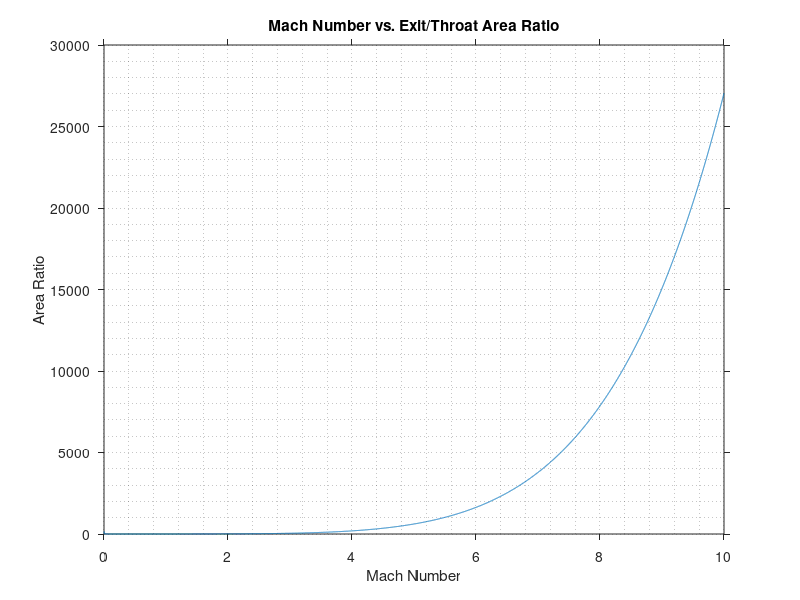
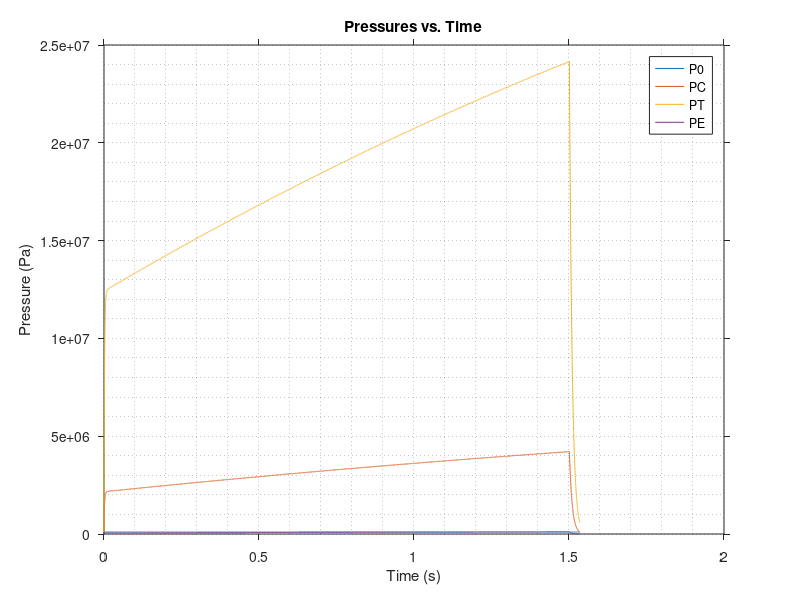
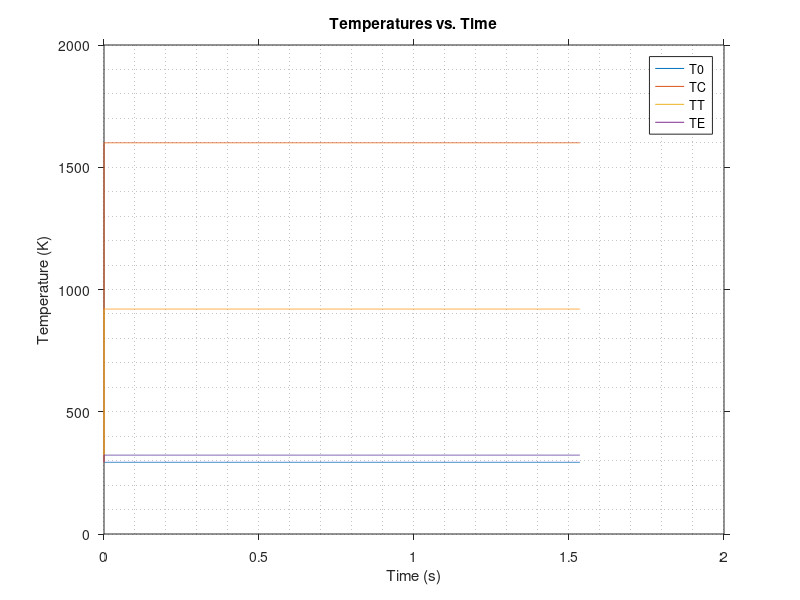
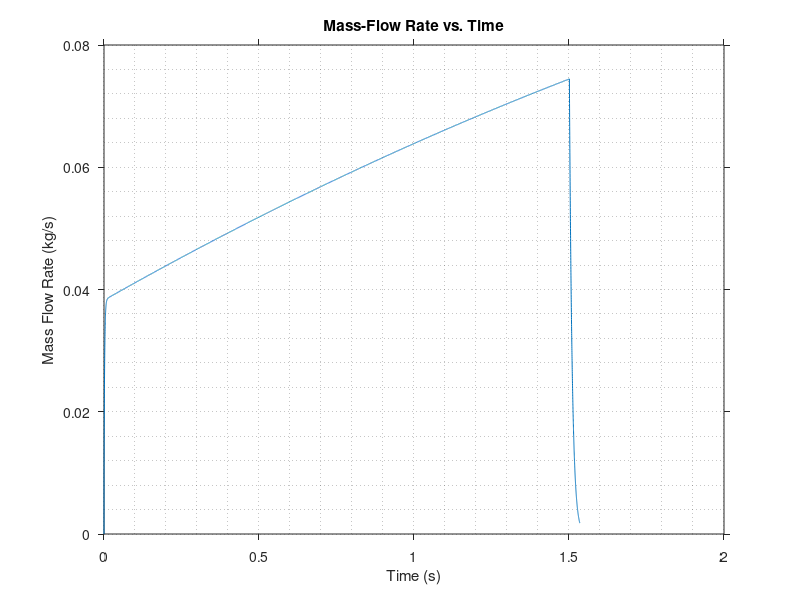

These charts were generated, in order, by the following MATLAB code:
% Written by Nadeem Gabbani - 24/06/2017
clear all; close all; clc;

% Set constants and conditions
G0 = 9.807; %Gravitation acceleration MSL, (m/s^2).
T0 = 293; %Initial Temperature, (K).
P0 = 101325;% Initial Pressure, (Pa).

% Fuel properties
G_F = 1.24; % Fuel specific heat ratio (https://www.nakka-rocketry.net/techs2.html).
M_N = 0.0382; % Fuel molecular weight, (kg/mol).
T_F = 1600; % Fuel steady-state combustion temperature, (K).
R_U = 8.315; % Universal gas constant, (J/mol.K).
R_F = R_U/M_N; % Fuel gas constant, (J/kg.K).
Rho_F = 1800; % Fuel density, (kg/m^3).
a = 7.77; % Fuel burn rate coefficient.
n = -0.013; % Fuel pressure exponent.

% Motor properties
Ro = 0.0342/2; % Fuel core outer radius, (m).
Ri = 0.015/2; % Fuel core inner radius, (m).
L = 0.0705; % Fuel core length, (m).
A = 2*pi*Ri*L; % Fuel burn area, (m^2).
V = (pi*(Ro^2)*L)-(pi*(Ri^2)*L); % Fuel core volume
M_F = Rho_F*V; % Fuel mass, (kg).
Rt = 0.0045/2; % Throat radius, (m).
At = pi*(Rt^2); % Throat area, (m^2).
Re = 0.005/2; % Exit radius, (m).
Ae = pi*(Re^2); % Exit area, (m^2).
ARact = Ae/At; % Exit area to throat area ratio.

% Set initial conditions for arrays
P(1) = P0; % Chamber pressure to atmospheric, (Pa).
Pt(1) = P0; % Exit pressure to atmospheric, (Pa).
Pe(1) = P0; % Exit pressure to atmospheric, (Pa).
T(1) = T0; % Chamber temperature to atmospheric, (K).
Tt(1) = T0; % Chamber temperature to atmospheric, (K).
Te(1) = T0; % Chamber temperature to atmospheric, (K).
L(1) = L; % Initial length of fuel cure, (m).
Ri(1) = Ri; % Initial burn radius, (m).
Rb(1) = 0; % Initial burn rate, (m/s).
V(1) = pi*(Ri(1)^2)*L(1); % Initial burn volume, (m^3).
N(1) = (P(1)*V(1))/(R_F*T(1)); % Initial number of moles.
Ve(1) = 0; % Initial exhaust velocity, (m/s^2).
Rho_G(1) = N(1)/V(1); % Initial gas density, (kg/m^3).
mdot1(1) = 0; % Initial mass flow rates, (kg/s).
mdot2(1) = 0;
mdot3(1) = 0;

% Set time and loop counter.
t(1) = 0; % Time starts at zero, (s).
dt = 1E-4; % Time steps, (s).
i = 1; % Index.

% Identify nozzle behaviour.
if Ae==At
    % Choked flow conditions at the nozzle best describes this situation.
    Me = 1;
else

    % Find the relationship between Mach number and area ratio.
    fMe = 0.001:0.001:10; 
    ARopt = (1./fMe).*(((1+(G_F-1./2).*fMe.^2)./(1+(G_F-1/2))).^((G_F+1/(2.*(G_F-1)))));
    AM = vertcat(fMe, ARopt);      
    % Find the Mach number the selected area ratio satisfies. Remember that Pe
    %  needs to match P0 for optimum performance, use P_ratio to help. 
    Me = interp1(fMe, ARopt, ARact);
end


% Integrate from start of combustion to when chamber pressure back to external
while true
    i = i + 1;
    t(i) = t(i-1) + dt;

    % Update chamber conditions and fuel properties
    N(i) = N(i - 1) + (mdot2(i - 1)*dt); % Number of moles.
    Ri(i) = Ri(i-1) + (Rb(i-1)*dt); % Chamber radius.
    
    % Combustion phase
    if Ri(i) < Ro
        L(i) = L(i-1) - (Rb(i-1)*dt);
        V(i) = pi * (Ri(i)^2) * L(i); % Dynamic chamber volume.
        P(i) = (N(i)*R_F*T_F) / V(i); % Dynamic chamber pressure.
        Rb(i) = (a/1000) * (P(i))^n; % Dynamic burn rate.
        Ab(i) = 2 * pi * Ri(i) * L(i); % Dynamic burn area.
        mdot1(i) = Ab(i) * Rho_F * Rb(i); % Mass flow rate through chamber.

    % Tail phase
    else
        V(i) = V(i-1); % So is this just 0 now?
        P(i) = (N(i)*R_F*T_F) / V(i); % Chamber Pressure, (Pa).
        Rb(i) = 0;
        Ab(i) = 0;
        mdot1(i) = 0; % Mass flow rate of fuel, (kg/s).
    end
    Rho_G(i) = mdot1(i)/V(i); % Density of gas during combustion, (kg/m^3).          

    % Update nozzle conditions
    Pt(i) = P(i)*(1+(G_F-1/2)^(-G_F/(G_F-1))); % Dynamic throat pressure.
    Pe(i) = Pt(i)*((1+(G_F-1/2)*Me^2).^(-G_F/(G_F-1))); % Dynamic exit pressure.
    mdot3(i) = ((At*P(i))/(sqrt(T_F)))*sqrt(G_F/R_F)*((G_F+1)/2)^...
            (-(G_F+1)/(2*(G_F-1))); % Mass flow rate through nozzle.
    mdot2(i) = mdot1(i) - mdot3(i); % Mass flow rate causing back pressure.

    % Update temperatures
    T(i) = (P(i)*V(i))/(N(i)*R_F); % Combustion temperature.
    Tt(i) = T(i)/(1+(G_F-1/2)); % Throat temperature.
    Te(i) = Tt(i)*((1+(G_F-1/2)*Me^2)^-1); % Exit temperature.

    % Update exhaust conditions and properties
    Ve(i) = sqrt(((2*G_F)/(G_F-1))*R_F*T(i)*((1-((Pe(i)/P(i))^(G_F-1/G_F))))); % Exhaust velocity.
    F(i) = (mdot3(i)*Ve(i))+((Pe(i)-P0)*Ae); % Dynamic thrust produced.
    ISP(i) = F(i)/(mdot3(i)*G0); % Dynamic specific impulse,.
    Cs (i) = (At*P(i))/mdot3(i); % Characteristic exhaust velocity.

    % Check if pressure returned to initial conditions
    if P(i) <= P(1)
        break
    end
end

% Calculate average ratio of initial pressure to exit pressure
PR = mean(P0./Pe);
fprintf('P_ratio = %f', PR);
fprintf('\n');

% Calculate burn time
tb = max(t);
fprintf('t_burn = %f', tb);
fprintf('\n');

% Only plot if Ae is not equal to At
if Me ~= 1
    figure; 
    plot(fMe, ARopt);
    title('Mach Number vs. Exit/Throat Area Ratio');
    xlabel('Mach Number');
    ylabel('Area Ratio');
    set(gca,'TickDir','out');
    grid minor;
end
    
% Plotting
figure;
plot(t, repelem(P0, length(t)), t, P, t, Pt, t, Pe);
title('Pressures vs. Time');
xlabel('Time (s)');
ylabel('Pressure (Pa)');
set(gca,'TickDir','out');
grid minor;
legend('P0','PC', 'PT', 'PE');

figure;
plot(t, repelem(T0, length(t)), t, T, t, Tt, t, Te); 
title('Temperatures vs. Time');
xlabel('Time (s)');
ylabel('Temperature (K)');
set(gca,'TickDir','out');
grid minor;
legend('T0','TC', 'TT', 'TE');

figure;
plot(t, mdot3);
title('Mass-Flow Rate vs. Time');
xlabel('Time (s)');
ylabel('Mass Flow Rate (kg/s)');
set(gca,'TickDir','out');
grid minor;

figure;
plot(t, Rho_G);
title('Gas Density vs. Time');
xlabel('Time (s)');
ylabel('Gas Density (kg/m^3)');
set(gca,'TickDir','out');
grid minor;

figure;
plot(t, Rb);
title('Burn Rate vs. Time');
xlabel('Time (s)');
ylabel('Burn Rate (m/s)');
set(gca,'TickDir','out');
grid minor;

figure;
plot(t, V);
title('Chamber Volume vs. Time');
xlabel('Time (s)');
ylabel('Volume (m^3)');
set(gca,'TickDir','out');
grid minor;

figure;
plot(t, Ri);
title('Chamber Radius vs. Time');
xlabel('Time (s)');
ylabel('Radius (m)');
set(gca,'TickDir','out');
grid minor;

figure;
plot(t, F);
title('Thrust vs. Time');
xlabel('Time (s)');
ylabel('Thrust (N)');
set(gca,'TickDir','out');
grid minor;

figure;
plot(t, ISP);
title('Specific Impukse vs. Time');
xlabel('Time (s)');
ylabel('Specific Impulse (s)');
set(gca,'TickDir','out');
grid minor;

figure;
plot(t, Ve, t, Cs);
title('Velocities vs. Time');
xlabel('Time (s)');
ylabel('Velocity (m/s)');
set(gca,'TickDir','out');
grid minor;
legend('Ve','C*');